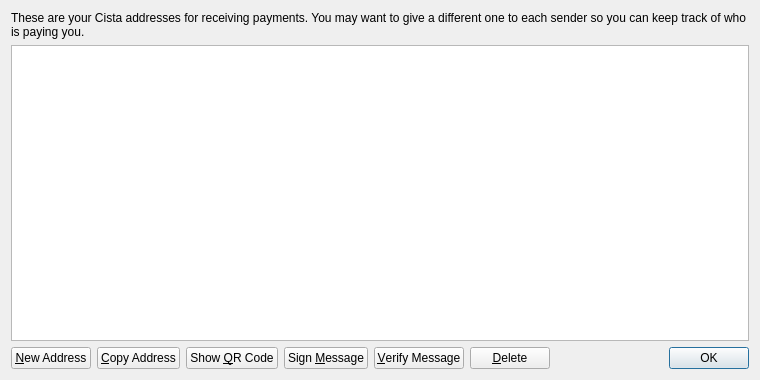
<?xml version="1.0" encoding="UTF-8"?>
<ui version="4.0">
 <class>AddressBookPage</class>
 <widget class="QWidget" name="AddressBookPage">
  <property name="geometry">
   <rect>
    <x>0</x>
    <y>0</y>
    <width>760</width>
    <height>380</height>
   </rect>
  </property>
  <property name="windowTitle">
   <string>Address Book</string>
  </property>
  <layout class="QVBoxLayout" name="verticalLayout">
   <item>
    <widget class="QLabel" name="labelExplanation">
     <property name="text">
      <string>These are your Cista addresses for receiving payments. You may want to give a different one to each sender so you can keep track of who is paying you.</string>
     </property>
     <property name="textFormat">
      <enum>Qt::PlainText</enum>
     </property>
     <property name="wordWrap">
      <bool>true</bool>
     </property>
    </widget>
   </item>
   <item>
    <widget class="QTableView" name="tableView">
     <property name="contextMenuPolicy">
      <enum>Qt::CustomContextMenu</enum>
     </property>
     <property name="toolTip">
      <string>Double-click to edit address or label</string>
     </property>
     <property name="tabKeyNavigation">
      <bool>false</bool>
     </property>
     <property name="selectionMode">
      <enum>QAbstractItemView::SingleSelection</enum>
     </property>
     <property name="selectionBehavior">
      <enum>QAbstractItemView::SelectRows</enum>
     </property>
     <property name="sortingEnabled">
      <bool>true</bool>
     </property>
     <attribute name="verticalHeaderVisible">
      <bool>false</bool>
     </attribute>
    </widget>
   </item>
   <item>
    <layout class="QHBoxLayout" name="horizontalLayout">
     <item>
      <widget class="QPushButton" name="newAddressButton">
       <property name="toolTip">
        <string>Create a new address</string>
       </property>
       <property name="text">
        <string>&amp;New Address</string>
       </property>
      </widget>
     </item>
     <item>
      <widget class="QPushButton" name="copyToClipboard">
       <property name="toolTip">
        <string>Copy the currently selected address to the system clipboard</string>
       </property>
       <property name="text">
        <string>&amp;Copy Address</string>
       </property>
      </widget>
     </item>
     <item>
      <widget class="QPushButton" name="showQRCode">
       <property name="text">
        <string>Show &amp;QR Code</string>
       </property>
      </widget>
     </item>
     <item>
      <widget class="QPushButton" name="signMessage">
       <property name="toolTip">
        <string>Sign a message to prove you own a Cista address</string>
       </property>
       <property name="text">
        <string>Sign &amp;Message</string>
       </property>
      </widget>
     </item>
     <item>
      <widget class="QPushButton" name="verifyMessage">
       <property name="toolTip">
        <string>Verify a message to ensure it was signed with a specified Cista address</string>
       </property>
       <property name="text">
        <string>&amp;Verify Message</string>
       </property>
      </widget>
     </item>
     <item>
      <widget class="QPushButton" name="deleteButton">
       <property name="toolTip">
        <string>Delete the currently selected address from the list</string>
       </property>
       <property name="text">
        <string>&amp;Delete</string>
       </property>
      </widget>
     </item>
     <item>
      <spacer name="horizontalSpacer">
       <property name="orientation">
        <enum>Qt::Horizontal</enum>
       </property>
       <property name="sizeHint" stdset="0">
        <size>
         <width>40</width>
         <height>20</height>
        </size>
       </property>
      </spacer>
     </item>
     <item>
      <widget class="QDialogButtonBox" name="buttonBox">
       <property name="sizePolicy">
        <sizepolicy hsizetype="Maximum" vsizetype="Fixed">
         <horstretch>0</horstretch>
         <verstretch>0</verstretch>
        </sizepolicy>
       </property>
       <property name="standardButtons">
        <set>QDialogButtonBox::Ok</set>
       </property>
      </widget>
     </item>
    </layout>
   </item>
  </layout>
 </widget>
 <resources>
  <include location="../bitcoin.qrc"/>
 </resources>
 <connections/>
</ui>
